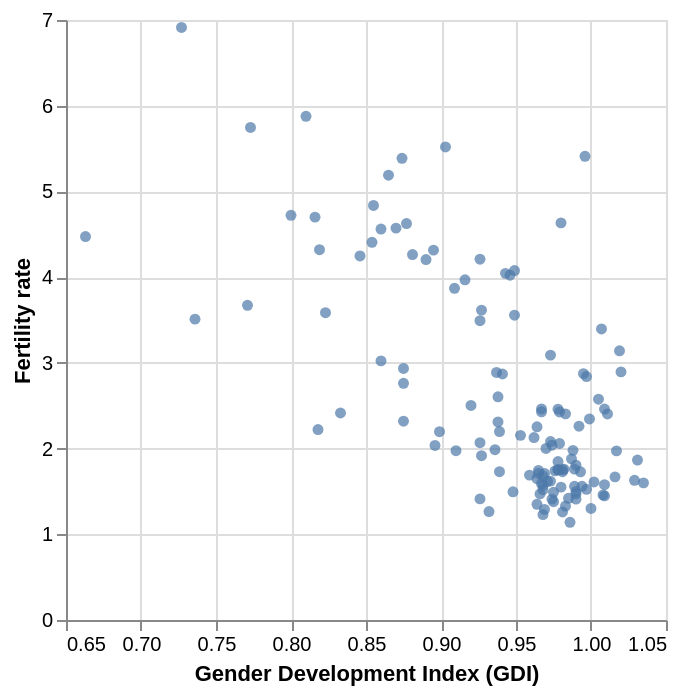

Source (notebook cell):
### Markdown cell above
We again observe a negative relationship, thought it does not appear strictly linear. This suggests that as GDI increases, fertility rates tend to decrease, but the pattern may be more complex than a simple linear trend.

### Code cell
base = alt.Chart(data)
    
scatter_gdi = base.mark_circle().encode( 
    x = alt.X("gdi:Q",
              scale = alt.Scale(zero = False),
              title = "Gender Development Index (GDI)"), 
    y = alt.Y("fertility_total:Q",
              title = "Fertility rate")
).properties(
    width = 300,
    height = 300)

scatter_gdi

### Figure 1 — Vega-Lite specification as saved in the notebook (floating-point values rounded to 4 significant figures; data arrays with more than 128 entries replaced by an {"elided": "..."} marker saying what was removed)
{"$schema": "https://vega.github.io/schema/vega-lite/v4.17.0.json", "config": {"view": {"continuousHeight": 300, "continuousWidth": 400}}, "data": {"name": "data-6cd1456596c1f74e121582c365026ae5"}, "datasets": {"data-6cd1456596c1f74e121582c365026ae5": {"elided": "129 records"}}, "encoding": {"x": {"field": "gdi", "scale": {"zero": false}, "title": "Gender Development Index (GDI)", "type": "quantitative"}, "y": {"field": "fertility_total", "title": "Fertility rate", "type": "quantitative"}}, "height": 300, "mark": "circle", "width": 300}
